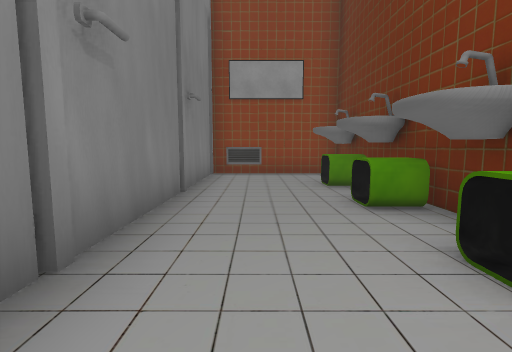
view 1 (above)

24 first-person views from a walk through a scene from a Unity 3-D project. The camera is 1.5 m above the floor, tilts 6° down and sees 85° across. The floor is counted in squares, 2 m on a side. Each view is taken from the middle of a square. On the plan, view 1 faces up. The plan holds only what a view shows up to about 10 squares ahead; the rest is blank. The place goes on beyond the plan. The player character is not drawn.

view 2
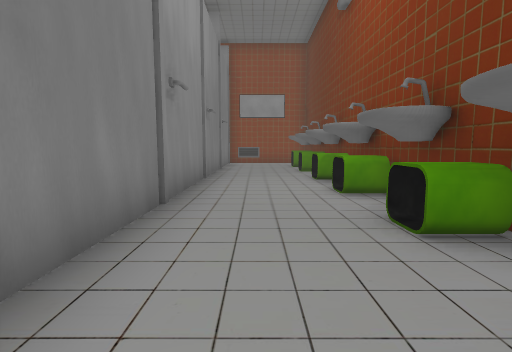

view 3
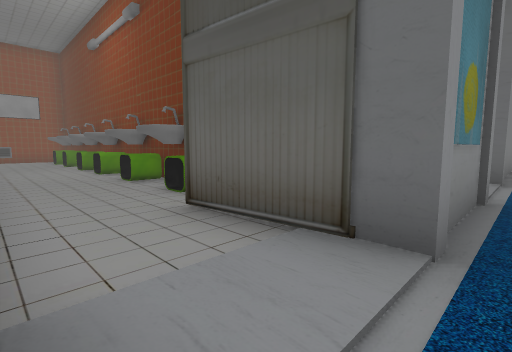

view 4
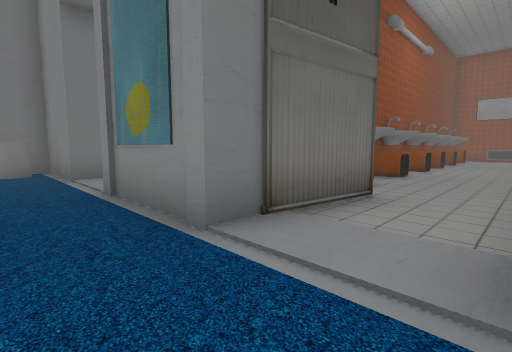

view 5
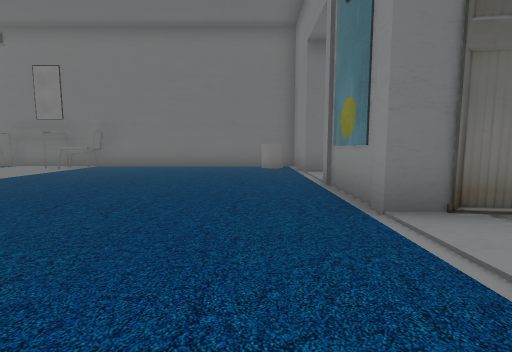

view 6
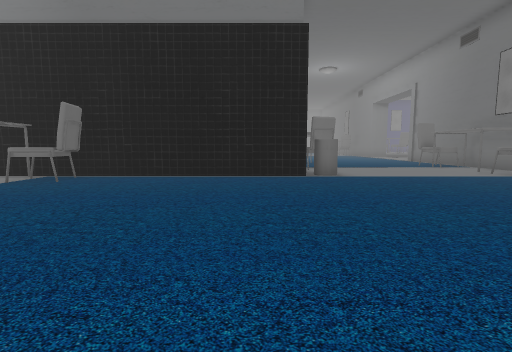

view 7
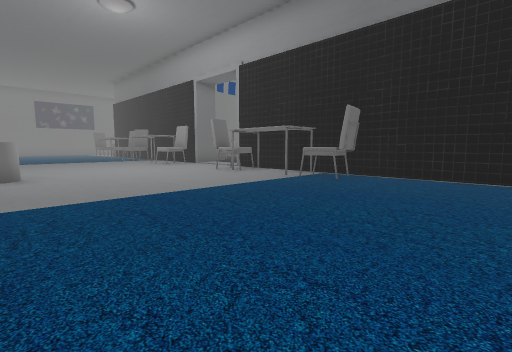

view 8
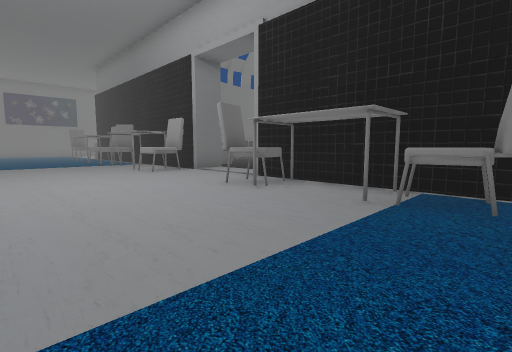

view 9
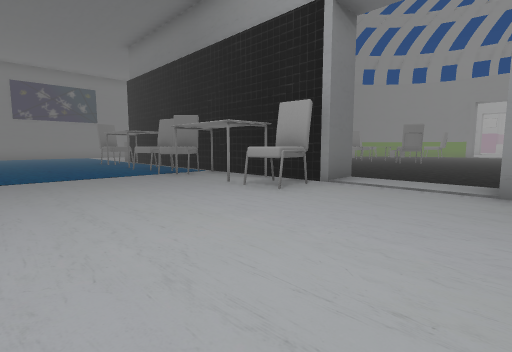

view 10
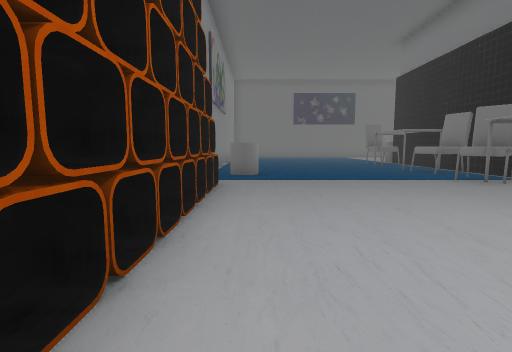

view 11
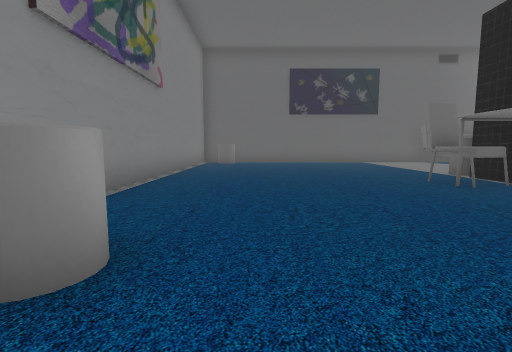

view 12
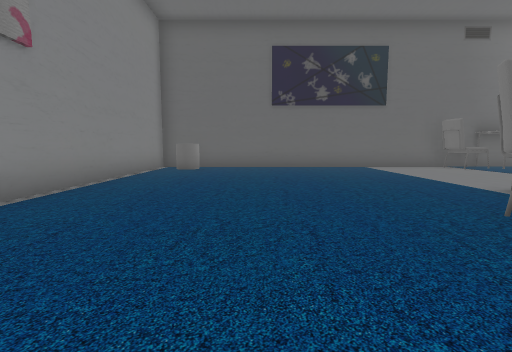

view 13
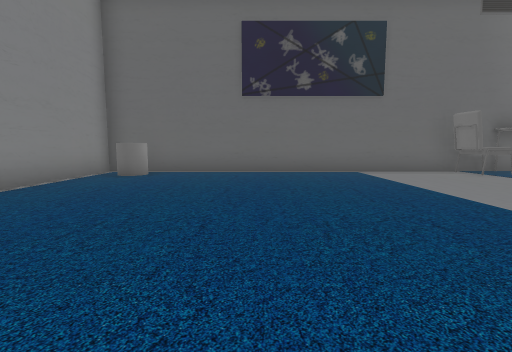

view 14
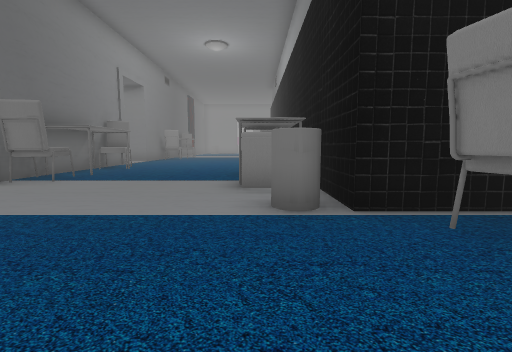

view 15
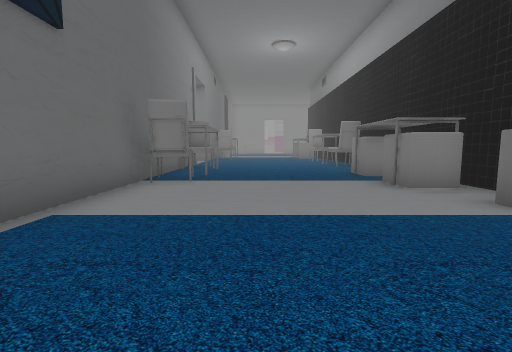

view 16
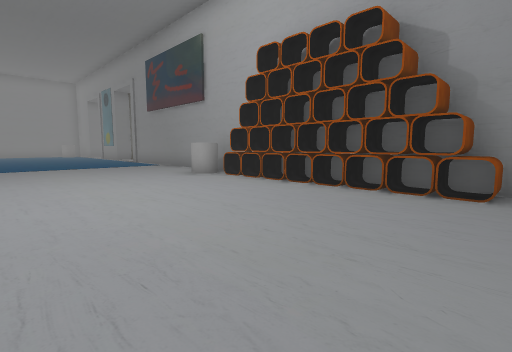

view 17
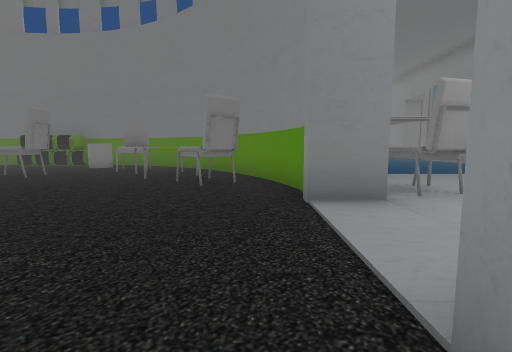

view 18
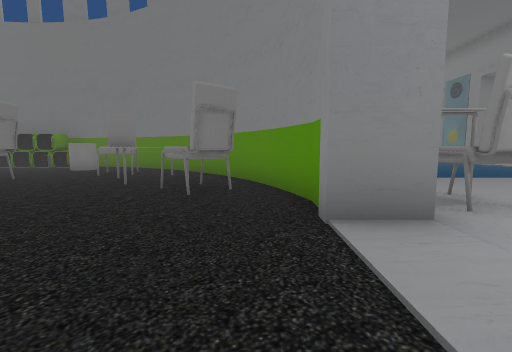

view 19
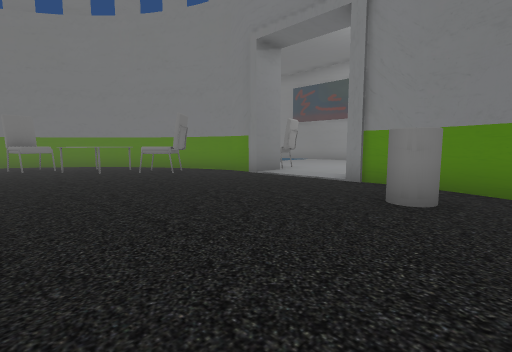

view 20
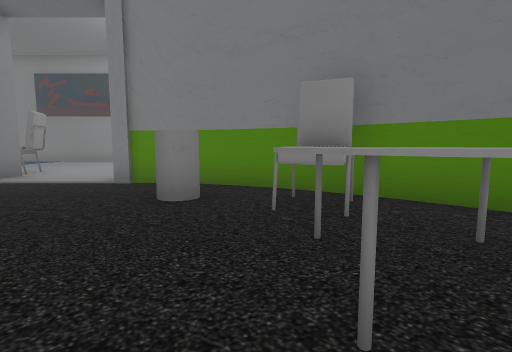

view 21
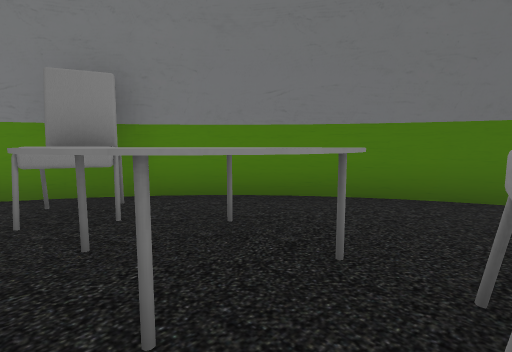

view 22
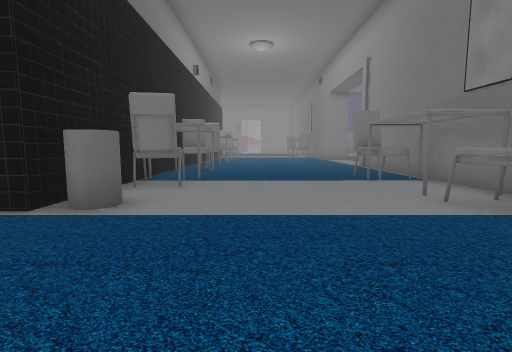

view 23
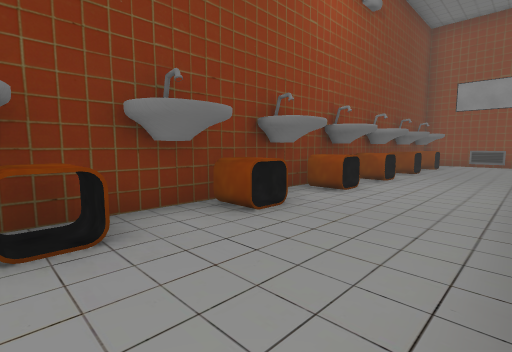

view 24
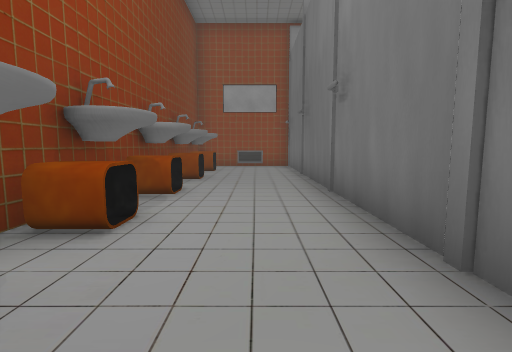

### Floor plan
Points are (right, up) in squares from view 1. A wall is a line through its corners. A room is listed if a view was taken in it or the views show most of it. See-through windows are left out.
Room 1 (views 1, 2, 3, 7, 23, 24)
walls: (2.8, -3.5) (2.8, -4.6); (6.3, -1.7) (6.3, 7); (4.3, -5.7) (4, -7.9); (2.3, 7.9) (-1.2, 7.9) (-1.2, -3.7); (3.9, -7.8) (3.9, -8.5); (1.1, -8.1) (0.9, -5.8); (-1.1, -7.9) (-1.1, -8.5) (-4, -8.5); (1.1, -8.5) (1.1, -7.9)
ways out: opening at (-1.5, -9.2) to room 2; opening at (5.5, -8.5) to room 2
objects: vent (0, 8); chair (2, -5); sink (2, -3); chair (2, -2); sink (2, -1); chair (2, 0); sink (2, 1); chair (2, 2); sink (2, 3); chair (2, 4); sink (2, 5); chair (2, 6); sink (2, 7); chair (3, -5); sink (3, -3); chair (3, -2); chair (3, 0); chair (3, 2); chair (3, 4); chair (3, 6); vent (5, 8)
Room 2 (views 4, 5, 6, 8, 9, 10, 11, 12, 13, 14, 15, 16, 17, 18, 19, 20, 21, 22)
walls: (17, -17.3) (16.1, -17.3) (16.1, -16.3) (24.1, -16.3); (12.3, -17.2) (10.8, -17.6); (10.9, -17.6) (9.8, -18.1); (19.3, -17.9) (17.9, -17.3); (9.9, -18.1) (8.8, -18.7) (7.5, -19.9); (20.3, -18.4) (19.2, -17.8); (21.1, -19.1) (20.1, -18.3); (13.5, -8.5) (12.8, -8.5); (7.6, -19.8) (6.5, -21.2); (22.4, -20.3) (21.1, -19); (10.3, -8.5) (6, -8.5); (19.9, -8.5) (15.1, -8.5); (22.7, -20.8) (22.2, -20.2); (6.6, -21.1) (5.9, -22.5); (23.3, -21.8) (22.7, -20.7); (25.6, -16.3) (26.8, -16.3) (26.8, -18.7); (23.8, -22.9) (23.3, -21.6); (2.7, -17) (2.7, -16.3) (13.3, -16.3) (13.3, -17.3) (12.1, -17.3); (27.2, -18) (28.3, -18) (28.3, -19.1); (3.9, -8.5) (1.1, -8.5); (28.3, -20) (28.3, -20.5); (2.7, -23) (2.7, -18.5); (-4, -17.4) (-4, -18.5); (-4, -20.5) (-4, -22.9); (33.6, -23.1) (33.6, -8.5) (24.5, -8.5)
ways out: opening at (-1.5, -9.2) to room 1; opening at (5.5, -8.5) to room 1; gap at (9, -16)
objects: table (-4, -19); table (-4, -17); chair (-3, -20); chair (-3, -16); table (1, -22); table (1, -20); chair (2, -23) to (2, -22); chair (2, -19) to (2, -18); chair (8, -22); chair (8, -15) to (9, -15); table (9, -21) to (10, -19); chair (10, -23); chair (11, -19); table (12, -16); chair (12, -15) to (13, -15); chair (14, -9); chair (15, -9); chair (16, -9); chair (17, -15); chair (17, -9); chair (18, -9); table (19, -22) to (21, -21); chair (19, -9); chair (20, -23); chair (20, -20) to (20, -19); table (20, -16); chair (20, -15) to (21, -15); chair (22, -15); table (23, -16); table (25, -16); chair (25, -15) to (26, -15); table (28, -21); table (32, -22) to (33, -22); chair (33, -23); chair (33, -20) to (33, -19)

Where each view was taken, in squares from view 1:
view 1: 0 up, 0 right, facing up
view 2: 5 down, 0 right, facing up
view 3: 9 down, 1 left, facing up-right
view 4: 10 down, 6 right, facing up-left
view 5: 10 down, 7 right, facing left
view 6: 9 down, 4 right, facing down
view 7: 9 down, 5 right, facing down-right
view 8: 11 down, 8 right, facing down-right
view 9: 11 down, 13 right, facing down-right
view 10: 10 down, 14 right, facing right
view 11: 11 down, 20 right, facing right
view 12: 12 down, 23 right, facing right
view 13: 13 down, 25 right, facing right
view 14: 13 down, 28 right, facing down
view 15: 13 down, 31 right, facing down
view 16: 14 down, 20 right, facing up-left
view 17: 18 down, 17 right, facing left
view 18: 18 down, 16 right, facing left
view 19: 23 down, 19 right, facing up-left
view 20: 23 down, 19 right, facing up
view 21: 23 down, 19 right, facing up-right
view 22: 13 down, 0 right, facing down
view 23: 5 down, 6 right, facing up-left
view 24: 3 down, 5 right, facing up
